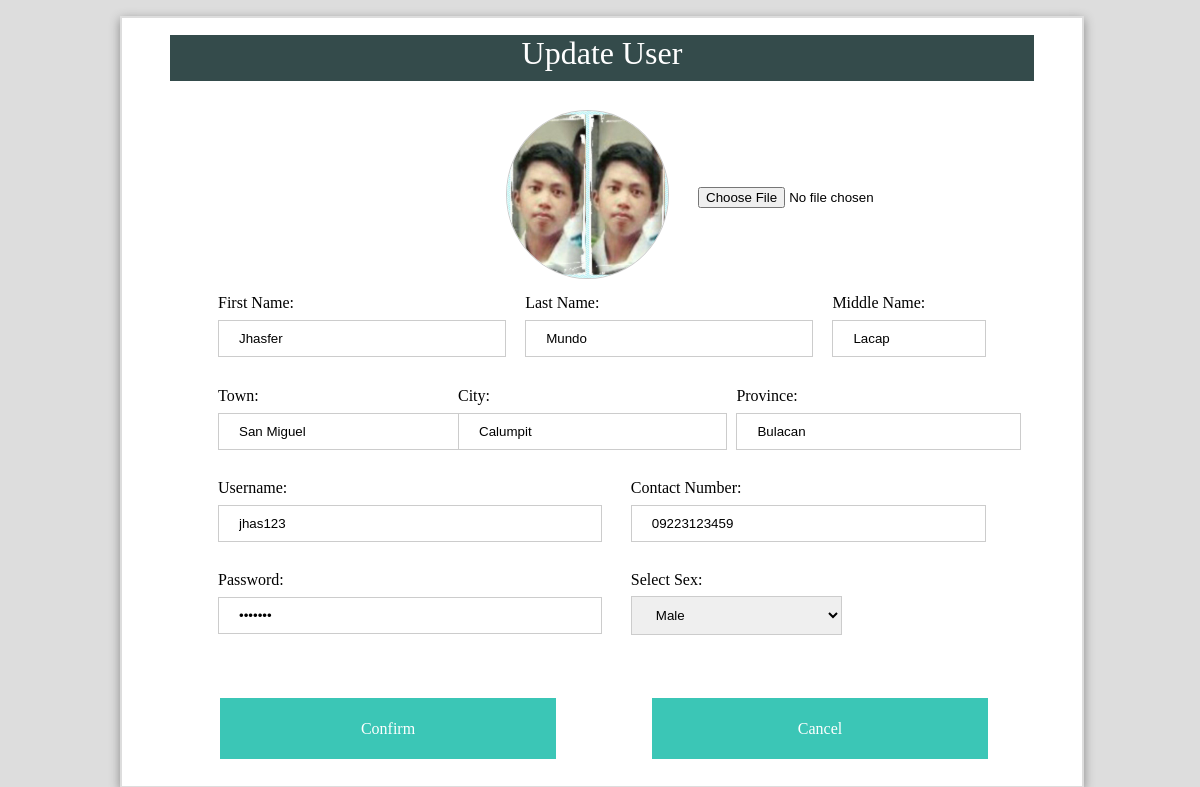
The app's page /updateUserForm.php?id=1009 (signed in), older data.
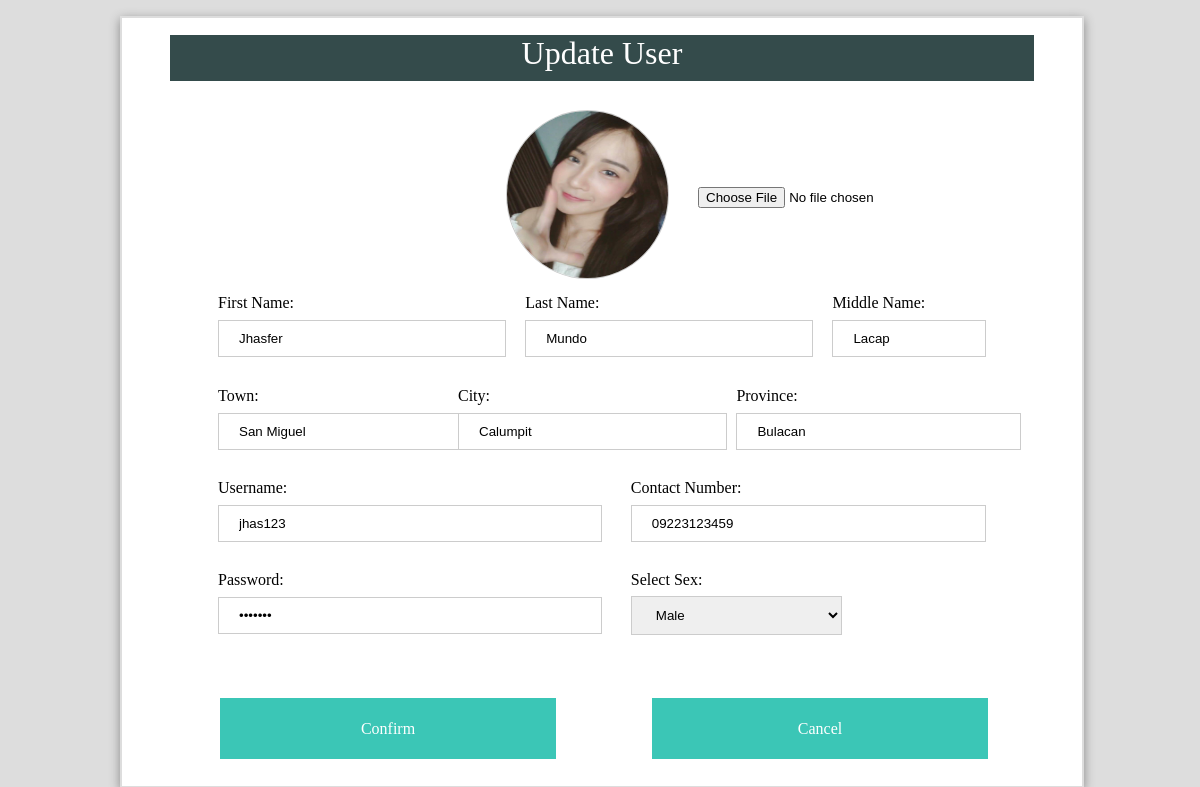
The same page, newer data.
### tables this page shows
CREATE TABLE `tbl_user` (
  `id` int(11) NOT NULL,
  `firstname` varchar(30) NOT NULL,
  `lastname` varchar(30) NOT NULL,
  `midname` varchar(30) NOT NULL,
  `sex` varchar(6) NOT NULL,
  `town` varchar(30) NOT NULL,
  `city` varchar(30) NOT NULL,
  `province` varchar(30) NOT NULL,
  `contactNum` varchar(12) NOT NULL,
  `username` varchar(30) NOT NULL,
  `password` varchar(30) NOT NULL,
  `userImg` varchar(100) NOT NULL,
  `online` varchar(3) NOT NULL DEFAULT 'no',
  `blockctr` int(11) NOT NULL DEFAULT '0',
  `archived` varchar(15) NOT NULL DEFAULT 'no'
);

### updateUserForm.php (the view, shortened to what this page needs)
<html>
<head>
<link rel = "stylesheet" rev = "stylesheet" href = "addUserForm.css">
</head>
<body>
<div class ="dialog">
	<div class = "dialogTitle">
		<p>Update User</p>
	</div>
	<?php
	$id = $_GET['id'];
	$sqlCmb = mysql_query("SELECT * from tbl_user where id = '$id'");
	while($rows = mysql_fetch_array($sqlCmb)){
		$first = $rows['firstname'];
		$last = $rows['lastname'];
		$mid = $rows['midname'];
		$sex = $rows['sex'];
		$town = $rows['town'];
		$city = $rows['city'];
		$prov = $rows['province'];
		$con = $rows['contactNum'];
		$user = $rows['username'];
		$password = $rows['password'];
		$img = $rows['userImg'];
	?>
	<form id="addProducts" method = "POST" enctype="multipart/form-data" action = "updateUser.php?id=<?php echo $id ?>">
	<div class = "firstname">
	First Name:<br>
	<input type = "text" id = "txtfirstname" name = "txtfirstname" value = "<?php echo $first ?>"/>
	</div>
	<div class = "lastname">
	Last Name:<br>
	<input type = "text" id = "txtlastname" name = "txtlastname" value = "<?php echo $last ?>"/>
	</div>
	<div class = "midname">
	Middle Name:<br>
	<input type = "text" id = "txtmid" name = "txtmid" value = "<?php echo $mid ?>"/>
	</div>
	<div class = "addressTown">
		Town:
		<input type = "text" id = "txtTown" name = "txtTown" value = "<?php echo $town ?>"/>
	</div>
	<div class = "addressCity">
		City:
		<input type = "text" id = "txtCity" name = "txtCity" value = "<?php echo $city ?>"/>
	</div>
	<div class = "addressProv">
		Province:
		<input type = "text" id = "txtProv" name = "txtProv" value = "<?php echo $prov ?>"/>
	</div>
	<div class = "username">
	Username:<br>
	<input type = "text" id = "txtusername" name = "txtusername" value = "<?php echo $user ?>"/>
	</div>
	<div class = "password">
	Password:<br>
	<input type = "password" id = "txtpassword" name = "txtpassword" value = "<?php echo $password ?>"/>
	</div>
	<div class = "number">
	Contact Number:
	<input type = "text" id = "txtnum" name = "txtnum" value = "<?php echo $con ?>"/>
	</div>
	<div class = "sex">
	Select Sex:<br>
	<select name = "cmbSex" id = "cmbSex">
	<option selected>
	<?php echo $sex ?>
	</option>
	</select>
	</div>
	<div class = "uploadPic">
		<div class="pic">
				<img id="output" style="height: 100%; width: 100%; border-radius:50%;" src = "<?php echo $img ?>"/>
		</div><p>
		</div>
		<input type='file' name="addrss" id="imgInput" onchange="loadFile(event)" class = "upload"/>
		<input type = "submit" value = "Confirm" class = "add"/>
	</form>
		<form action = "userProfilesForm.php">
		<input type = "submit" value = "Cancel" class = "back"/>
		</form>
	<?php
	}
	?>
</div>
</body>
</html>

### addUserForm.css (style rules this page uses)
body { background-color:#ddd; font-family:"Tw Cen MT"; }
.dialog { position:absolute; top:2%; left:10%; height:96%; width:80%; background-color:white; border: 2px solid #ddd; box-shadow: 0px 3px 10px #888888; }
.dialog .dialogTitle { position:relative; background-color:#344b4b; height:6%; width:90%; top:-2%; left:5%; text-align:center; color:white; font-size:200%; }
.dialog .uploadPic { position:absolute; top:12%; left:40%; height:22%; width:17%; }
.dialog .upload { position:absolute; top:22%; left:60%; }
.dialog .firstname { position:absolute; top:36%; left:10%; width:30%; }
.dialog .lastname { position:absolute; top:36%; left:42%; width:30%; }
.dialog .midname { position:absolute; top:36%; left:74%; width:16%; }
.dialog .addressTown { position:absolute; top:48%; left:10%; }
.dialog .addressCity { position:absolute; top:48%; left:35%; width:28%; }
.dialog .addressProv { position:absolute; top:48%; left:64%; }
.dialog .username { position:absolute; top:60%; left:10%; width:40%; height:15%; }
.dialog .password { position:absolute; top:72%; left:10%; width:40%; height:15%; }
.dialog .number { position:absolute; top:60%; left:53%; width:37%; }
.dialog .sex { position:absolute; top:72%; left:53%; width:22%; }
.dialog .add { position:absolute; top:88%; left:10%; width:35%; height:8%; background-color: #3bc6b6; border: none; color: white; padding: 10px 10px; font-family: "Tw Cen MT"; text-align: center; text-decoration: none; display: inline-block; font-size: 16px; margin: 4px 2px; -webkit-transition-duration: 0.4s; transition-duration: 0.4s; cursor: pointer; }
.dialog .back { position:absolute; top:88%; left:55%; height:8%; width:35%; background-color: #3bc6b6; border: none; color: white; padding: 10px 10px; font-family: "Tw Cen MT"; text-align: center; text-decoration: none; display: inline-block; font-size: 16px; margin: 4px 2px; -webkit-transition-duration: 0.4s; transition-duration: 0.4s; cursor: pointer; }
input[type=text] { width: 100%; padding: 10px 20px; margin: 8px 0; box-sizing: border-box; border: 1px solid #ccc; outline: none; }
input[type=password] { width: 100%; padding: 10px 20px; margin: 8px 0; box-sizing: border-box; border: 1px solid #ccc; outline: none; }
select { width: 100%; padding: 10px 20px; margin: 7px 0; box-sizing: border-box; border: 1px solid #ccc; outline: none; }
.dialog .pic img { box-sizing: border-box; border: 1px solid #ccc; outline: none; }

Row changes from the older to the newer data that the page shows:
changed tbl_user "Jhasfer": userImg: a different picture
